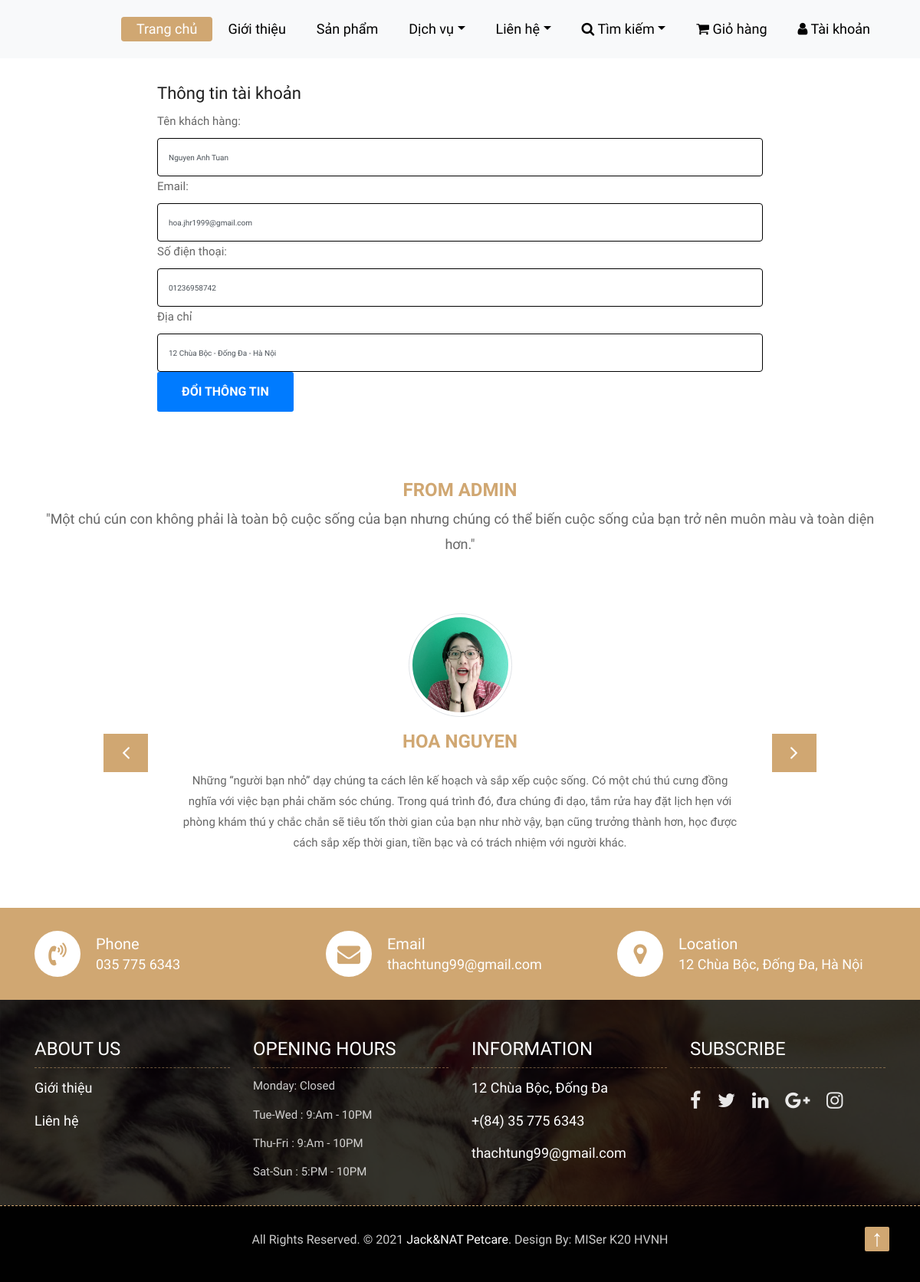
The app's page /thongtintaikhoan.php (signed in) with its own data.
### tables this page shows
CREATE TABLE `tbl_khach_hang` (
  `id_khach_hang` int(11) NOT NULL,
  `ten_khach_hang` varchar(256) DEFAULT NULL,
  `email` varchar(256) DEFAULT NULL,
  `so_dien_thoai` varchar(15) DEFAULT NULL,
  `dia_chi` varchar(255) DEFAULT NULL,
  `ma_kich_hoat` varchar(255) NOT NULL DEFAULT '1',
  `mat_khau` varchar(255) DEFAULT NULL,
  `ten_dang_nhap` varchar(55) NOT NULL,
  `gioi_tinh` varchar(3) DEFAULT NULL,
  `ngay_sinh` date DEFAULT NULL
);

### thongtintaikhoan.php (the view, shortened to what this page needs)
<!DOCTYPE html>
<html lang="en">
<head>
    <link href="css/main.css" rel="stylesheet" />
    <link rel="stylesheet" href="css/bootstrap.min.css">
    <link rel="stylesheet" href="css/style.css">
	<link rel="stylesheet" href="css/style1.css">
    <link rel="stylesheet" href="css/responsive.css">
    <link rel="stylesheet" href="css/custom.css">
	<link rel="stylesheet" type="text/css" href="css/font-awesome/css/font-awesome.min.css">
	<link href="css/boxicons/css/boxicons.min.css" rel="stylesheet">
	<link rel="stylesheet" type="text/css" href="css/css3.css">
</head>
<body data-aos-easing="ease-in-out" data-aos-duration="1000" data-aos-delay="0">
    <?php
	include("public/ketnoi.php");
	include("layout/header.php");
	?>
	<div class="batDau row">
		<span class="col-sm-2"></span>
		<span class="col-sm-8">
		<br><br><br><br>
		<h2>Thông tin tài khoản</h2>
		<?php
		$sql="select * from tbl_khach_hang where id_khach_hang='".$_SESSION["id-user"]."'";
		$result=$con->query($sql);
		$row=$result->fetch_assoc();
		if(!isset($_GET["thaotac"]))
		{
			?>
			<form class="was-validated" action="customer/Account/xldoithongtin.php" method="post">
				<div class="from-group">
					<label>Tên khách hàng:</label>
					<input type="text" class="form-control" value="<?php echo $row["ten_khach_hang"]?>" readonly>
				</div>
				<div class="from-group">
					<label>Email:</label>
					<input type="text" class="form-control" readonly value="<?php echo $row["email"]?>">
				</div>
				<div class="from-group">
					<label>Số điện thoại:</label>
					<input type="text" class="form-control" readonly value="<?php echo $row["so_dien_thoai"]?>">
				</div>
				<div class="from-group">
					<label>Địa chỉ</label>
					<input required type="text" class="form-control" <?php if(!isset($_GET["suathongtin"])) echo "readonly"?> name="dc" value="<?php echo $row["dia_chi"]?>">
				</div>
				<?php
				if(!isset($_GET["suathongtin"])) echo "<a href='thongtintaikhoan.php?&suathongtin' class='btn btn-primary'>Đổi thông tin</a>";
				else echo "<button type='submit' class='btn btn-primary'>Đổi thông tin</button>";
				?>
			</form>
			<?php
		}
		?>
		</span>
	</div>
	<?php
	include_once 'layout/fromAdmin.php';
    include_once 'layout/footer.php';
	?>
	<?php include_once 'layout/vedautrang.php'; ?>
</body>
</html>

### css/main.css (style rules this page uses)
html { line-height: 1.15; -ms-text-size-adjust: 100%; -webkit-text-size-adjust: 100%; }
body { margin: 0; }
a { background-color: transparent; -webkit-text-decoration-skip: objects; }
button, input, optgroup, select, textarea { font-family: sans-serif; font-size: 100%; line-height: 1.15; margin: 0; }
button, input { overflow: visible; }
html { height: 100%; }
input, button { font-family: 'Poppins', sans-serif; }
* { box-sizing: border-box; }
input[type=text] { width: 130px; box-sizing: border-box; border: 1px solid black; border-radius: 4px; font-size: 10px; outline:none; padding: 12px 14px; transition: width 0.4s ease-in-out; }

### css/style.css (style rules this page uses)
body { color: #666666; font-size: 15px; font-family: 'Athiti', sans-serif; line-height: 1.80857; }
a { color: #1f1f1f; text-decoration: none !important; outline: none !important; -webkit-transition: all .3s ease-in-out; -moz-transition: all .3s ease-in-out; -ms-transition: all .3s ease-in-out; -o-transition: all .3s ease-in-out; transition: all .3s ease-in-out; }
h1, h2, h3, h4, h5, h6 { letter-spacing: 0; font-weight: normal; position: relative; padding: 0 0 10px 0; font-weight: normal; line-height: 120% !important; color: #1f1f1f; margin: 0 }
h2 { font-size: 22px }
a { color: #1f1f1f; text-decoration: none; outline: none; }
a, .btn { text-decoration: none !important; outline: none !important; -webkit-transition: all .3s ease-in-out; -moz-transition: all .3s ease-in-out; -ms-transition: all .3s ease-in-out; -o-transition: all .3s ease-in-out; transition: all .3s ease-in-out; }
.btn { text-transform: uppercase; padding: 19px 36px; }
.btn { display: inline-block; font-weight: 600; text-align: center; white-space: nowrap; vertical-align: middle; -webkit-user-select: none; -moz-user-select: none; -ms-user-select: none; user-select: none; border: 2px solid transparent; padding: 12px 30px; font-size: 16px; line-height: 1.5; border-radius: .1875rem; transition: color .15s ease-in-out, background-color .15s ease-in-out, border-color .15s ease-in-out, box-shadow .15s ease-in-out; }
.form-control[readonly] { background-color: #ffffff; }
.form-control { border-radius: 0px; min-height: 50px; min-width: 100%; }

### css/css3.css (style rules this page uses)
a { cursor: pointer; }

### records on screen
tbl_khach_hang: ten_khach_hang "Nguyen Anh Tuan", email "hoa.jhr1999@gmail.com", so_dien_thoai "01236958742", dc "12 Chùa Bộc - Đống Đa - Hà Nội"
